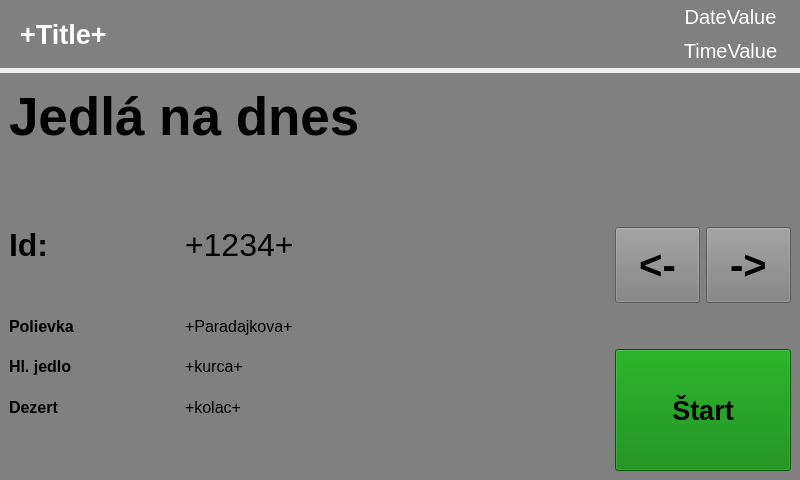
<?xml version="1.0" encoding="UTF-8"?>
<ui version="4.0">
 <class>InfScanCard</class>
 <widget class="QWidget" name="InfScanCard">
  <property name="geometry">
   <rect>
    <x>0</x>
    <y>0</y>
    <width>800</width>
    <height>480</height>
   </rect>
  </property>
  <property name="windowTitle">
   <string>Form</string>
  </property>
  <layout class="QVBoxLayout" name="verticalLayout_2" stretch="1,6">
   <property name="spacing">
    <number>5</number>
   </property>
   <property name="leftMargin">
    <number>0</number>
   </property>
   <property name="topMargin">
    <number>0</number>
   </property>
   <property name="rightMargin">
    <number>0</number>
   </property>
   <property name="bottomMargin">
    <number>0</number>
   </property>
   <item>
    <widget class="QWidget" name="titleLayout_this" native="true">
     <property name="sizePolicy">
      <sizepolicy hsizetype="Ignored" vsizetype="Ignored">
       <horstretch>0</horstretch>
       <verstretch>0</verstretch>
      </sizepolicy>
     </property>
     <property name="styleSheet">
      <string notr="true">background:Gray</string>
     </property>
     <property name="class" stdset="0">
      <string>lightPanelStyle</string>
     </property>
     <layout class="QHBoxLayout" name="titleLayout" stretch="6,1">
      <property name="spacing">
       <number>0</number>
      </property>
      <property name="leftMargin">
       <number>20</number>
      </property>
      <property name="topMargin">
       <number>0</number>
      </property>
      <property name="rightMargin">
       <number>15</number>
      </property>
      <property name="bottomMargin">
       <number>0</number>
      </property>
      <item>
       <widget class="QLabel" name="TitleValue">
        <property name="sizePolicy">
         <sizepolicy hsizetype="Ignored" vsizetype="Ignored">
          <horstretch>0</horstretch>
          <verstretch>0</verstretch>
         </sizepolicy>
        </property>
        <property name="font">
         <font>
          <pointsize>20</pointsize>
          <weight>75</weight>
          <bold>true</bold>
         </font>
        </property>
        <property name="styleSheet">
         <string notr="true">color:white</string>
        </property>
        <property name="text">
         <string>+Title+</string>
        </property>
        <property name="class" stdset="0">
         <string>clientTextTitleStyle</string>
        </property>
       </widget>
      </item>
      <item>
       <widget class="QWidget" name="verticalWidget" native="true">
        <property name="sizePolicy">
         <sizepolicy hsizetype="Ignored" vsizetype="Ignored">
          <horstretch>0</horstretch>
          <verstretch>0</verstretch>
         </sizepolicy>
        </property>
        <layout class="QVBoxLayout" name="verticalLayout_3">
         <property name="spacing">
          <number>0</number>
         </property>
         <property name="leftMargin">
          <number>0</number>
         </property>
         <property name="topMargin">
          <number>0</number>
         </property>
         <property name="rightMargin">
          <number>0</number>
         </property>
         <property name="bottomMargin">
          <number>0</number>
         </property>
         <item>
          <widget class="QLabel" name="DateValue">
           <property name="sizePolicy">
            <sizepolicy hsizetype="Ignored" vsizetype="Ignored">
             <horstretch>0</horstretch>
             <verstretch>0</verstretch>
            </sizepolicy>
           </property>
           <property name="font">
            <font>
             <pointsize>15</pointsize>
            </font>
           </property>
           <property name="styleSheet">
            <string notr="true">color:white</string>
           </property>
           <property name="text">
            <string>DateValue</string>
           </property>
           <property name="alignment">
            <set>Qt::AlignCenter</set>
           </property>
           <property name="class" stdset="0">
            <string>dateStyle</string>
           </property>
          </widget>
         </item>
         <item>
          <widget class="QLabel" name="TimeValue">
           <property name="sizePolicy">
            <sizepolicy hsizetype="Ignored" vsizetype="Ignored">
             <horstretch>0</horstretch>
             <verstretch>0</verstretch>
            </sizepolicy>
           </property>
           <property name="font">
            <font>
             <pointsize>15</pointsize>
            </font>
           </property>
           <property name="styleSheet">
            <string notr="true">color:white</string>
           </property>
           <property name="text">
            <string>TimeValue</string>
           </property>
           <property name="alignment">
            <set>Qt::AlignCenter</set>
           </property>
           <property name="class" stdset="0">
            <string>timeStyle</string>
           </property>
          </widget>
         </item>
        </layout>
       </widget>
      </item>
     </layout>
    </widget>
   </item>
   <item>
    <widget class="QWidget" name="ContentLayout" native="true">
     <property name="sizePolicy">
      <sizepolicy hsizetype="Ignored" vsizetype="Ignored">
       <horstretch>0</horstretch>
       <verstretch>0</verstretch>
      </sizepolicy>
     </property>
     <property name="styleSheet">
      <string notr="true">background:Gray</string>
     </property>
     <property name="class" stdset="0">
      <string>darkPanelStyle</string>
     </property>
     <layout class="QGridLayout" name="gridLayout" rowstretch="2,2,1,1,1,1,1,0" columnstretch="2,5,1,1">
      <item row="0" column="0" colspan="2">
       <widget class="QLabel" name="label">
        <property name="font">
         <font>
          <pointsize>40</pointsize>
          <weight>75</weight>
          <bold>true</bold>
         </font>
        </property>
        <property name="text">
         <string>Jedlá na dnes</string>
        </property>
       </widget>
      </item>
      <item row="6" column="1">
       <widget class="QLabel" name="DezertValue">
        <property name="sizePolicy">
         <sizepolicy hsizetype="Ignored" vsizetype="Ignored">
          <horstretch>0</horstretch>
          <verstretch>0</verstretch>
         </sizepolicy>
        </property>
        <property name="font">
         <font>
          <pointsize>12</pointsize>
         </font>
        </property>
        <property name="text">
         <string>+kolac+</string>
        </property>
       </widget>
      </item>
      <item row="2" column="1">
       <widget class="QLabel" name="IdValue">
        <property name="sizePolicy">
         <sizepolicy hsizetype="Ignored" vsizetype="Ignored">
          <horstretch>0</horstretch>
          <verstretch>0</verstretch>
         </sizepolicy>
        </property>
        <property name="font">
         <font>
          <pointsize>24</pointsize>
         </font>
        </property>
        <property name="text">
         <string>+1234+</string>
        </property>
       </widget>
      </item>
      <item row="5" column="1">
       <widget class="QLabel" name="MealValue">
        <property name="sizePolicy">
         <sizepolicy hsizetype="Ignored" vsizetype="Ignored">
          <horstretch>0</horstretch>
          <verstretch>0</verstretch>
         </sizepolicy>
        </property>
        <property name="font">
         <font>
          <pointsize>12</pointsize>
         </font>
        </property>
        <property name="text">
         <string>+kurca+</string>
        </property>
       </widget>
      </item>
      <item row="4" column="1">
       <widget class="QLabel" name="SoupValue">
        <property name="sizePolicy">
         <sizepolicy hsizetype="Ignored" vsizetype="Ignored">
          <horstretch>0</horstretch>
          <verstretch>0</verstretch>
         </sizepolicy>
        </property>
        <property name="font">
         <font>
          <pointsize>12</pointsize>
         </font>
        </property>
        <property name="text">
         <string>+Paradajkova+</string>
        </property>
       </widget>
      </item>
      <item row="3" column="0">
       <spacer name="verticalSpacer">
        <property name="orientation">
         <enum>Qt::Vertical</enum>
        </property>
        <property name="sizeHint" stdset="0">
         <size>
          <width>20</width>
          <height>40</height>
         </size>
        </property>
       </spacer>
      </item>
      <item row="2" column="0">
       <widget class="QLabel" name="IdTitle">
        <property name="sizePolicy">
         <sizepolicy hsizetype="Ignored" vsizetype="Ignored">
          <horstretch>0</horstretch>
          <verstretch>0</verstretch>
         </sizepolicy>
        </property>
        <property name="font">
         <font>
          <pointsize>24</pointsize>
          <weight>75</weight>
          <bold>true</bold>
         </font>
        </property>
        <property name="text">
         <string>Id:</string>
        </property>
       </widget>
      </item>
      <item row="5" column="0">
       <widget class="QLabel" name="MealTitle">
        <property name="sizePolicy">
         <sizepolicy hsizetype="Ignored" vsizetype="Ignored">
          <horstretch>0</horstretch>
          <verstretch>0</verstretch>
         </sizepolicy>
        </property>
        <property name="font">
         <font>
          <pointsize>12</pointsize>
          <weight>75</weight>
          <bold>true</bold>
         </font>
        </property>
        <property name="text">
         <string>Hl. jedlo</string>
        </property>
       </widget>
      </item>
      <item row="5" column="2" rowspan="3" colspan="2">
       <widget class="QPushButton" name="startBtn">
        <property name="sizePolicy">
         <sizepolicy hsizetype="Ignored" vsizetype="Ignored">
          <horstretch>0</horstretch>
          <verstretch>0</verstretch>
         </sizepolicy>
        </property>
        <property name="font">
         <font>
          <pointsize>20</pointsize>
          <weight>75</weight>
          <bold>true</bold>
         </font>
        </property>
        <property name="styleSheet">
         <string notr="true">background:green</string>
        </property>
        <property name="text">
         <string>Štart</string>
        </property>
       </widget>
      </item>
      <item row="6" column="0">
       <widget class="QLabel" name="DezertTitle">
        <property name="sizePolicy">
         <sizepolicy hsizetype="Ignored" vsizetype="Ignored">
          <horstretch>0</horstretch>
          <verstretch>0</verstretch>
         </sizepolicy>
        </property>
        <property name="font">
         <font>
          <pointsize>12</pointsize>
          <weight>75</weight>
          <bold>true</bold>
         </font>
        </property>
        <property name="text">
         <string>Dezert</string>
        </property>
       </widget>
      </item>
      <item row="4" column="0">
       <widget class="QLabel" name="SoupTitle">
        <property name="sizePolicy">
         <sizepolicy hsizetype="Ignored" vsizetype="Ignored">
          <horstretch>0</horstretch>
          <verstretch>0</verstretch>
         </sizepolicy>
        </property>
        <property name="font">
         <font>
          <pointsize>12</pointsize>
          <weight>75</weight>
          <bold>true</bold>
         </font>
        </property>
        <property name="text">
         <string>Polievka</string>
        </property>
       </widget>
      </item>
      <item row="7" column="0">
       <spacer name="verticalSpacer_2">
        <property name="orientation">
         <enum>Qt::Vertical</enum>
        </property>
        <property name="sizeHint" stdset="0">
         <size>
          <width>20</width>
          <height>40</height>
         </size>
        </property>
       </spacer>
      </item>
      <item row="1" column="0">
       <spacer name="verticalSpacer_3">
        <property name="orientation">
         <enum>Qt::Vertical</enum>
        </property>
        <property name="sizeHint" stdset="0">
         <size>
          <width>20</width>
          <height>40</height>
         </size>
        </property>
       </spacer>
      </item>
      <item row="2" column="3" rowspan="2">
       <widget class="QPushButton" name="NextBtn">
        <property name="sizePolicy">
         <sizepolicy hsizetype="Ignored" vsizetype="Ignored">
          <horstretch>0</horstretch>
          <verstretch>0</verstretch>
         </sizepolicy>
        </property>
        <property name="font">
         <font>
          <pointsize>30</pointsize>
          <weight>75</weight>
          <bold>true</bold>
         </font>
        </property>
        <property name="text">
         <string>-&gt;</string>
        </property>
       </widget>
      </item>
      <item row="2" column="2" rowspan="2">
       <widget class="QPushButton" name="PrevBtn">
        <property name="sizePolicy">
         <sizepolicy hsizetype="Ignored" vsizetype="Ignored">
          <horstretch>0</horstretch>
          <verstretch>0</verstretch>
         </sizepolicy>
        </property>
        <property name="font">
         <font>
          <pointsize>30</pointsize>
          <weight>75</weight>
          <bold>true</bold>
         </font>
        </property>
        <property name="text">
         <string>&lt;-</string>
        </property>
       </widget>
      </item>
     </layout>
    </widget>
   </item>
  </layout>
 </widget>
 <resources/>
 <connections/>
</ui>
